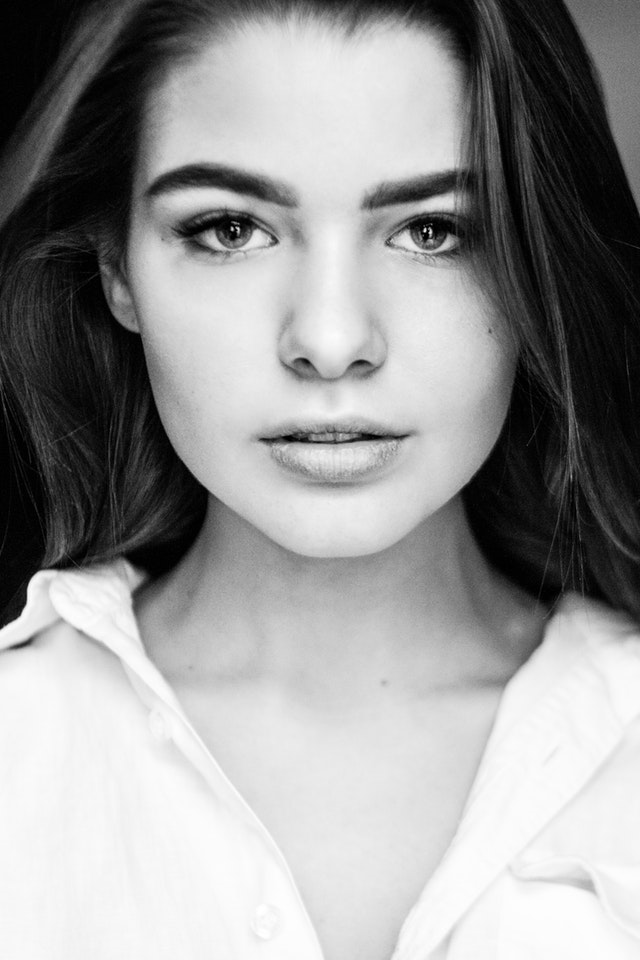
#> input picture sample/woman_face.jpg, 640 x 960 px
$ python eye.py
#> lines starting #> are read from the running program, lines starting #| are printed output that depends on the picture; after the words box and inside, x2 and y2 are one past the last pixel; in counts of white or black regions, pixels touching at a corner belong together
import cv2
import os

baseDir = os.getcwd()
sampleDir = os.path.join(baseDir, os.pardir, "sample")
haarDir = os.path.join(baseDir, os.pardir, "haar", "data", "haarcascades")

faceCascade = cv2.CascadeClassifier(os.path.join(haarDir, "haarcascade_frontalface_default.xml"))
eyeCascade = cv2.CascadeClassifier(os.path.join(haarDir, "haarcascade_eye.xml"))

frame = cv2.imread(os.path.join(sampleDir, "woman_face.jpg"))
#> frame is the input picture: shape (960, 640, 3); min 0, max 255, mean 151.8
frame_gray = cv2.cvtColor(frame, cv2.COLOR_BGR2GRAY)

faces = faceCascade.detectMultiScale(frame_gray, 1.7, 10)
#> faces = [[39, 22, 579, 579]]
print(faces)
#| [[ 39  22 579 579]]

for (x,y,w,h) in faces :
    cv2.rectangle(frame, (x,y), (x+w, y+h), (255, 0, 0), 2)
    roi = frame[y:y+h, x:x+w]
    roiGray = frame_gray[y:y+h, x:x+w]

    eyes = eyeCascade.detectMultiScale(roiGray, 1.5, 5, minSize=(100, 100), maxSize=(150, 150))
    print(eyes)
    for (ex, ey, ew, eh) in eyes :
        cv2.rectangle(roi, (ex, ey), (ex+ew, ey+eh), (0, 255, 0), 2)
#> this loop made 1 pass
#> (x, y, w, h, eyes) on pass 1: (39, 22, 579, 579, [[127, 160, 101, 101], [329, 162, 101, 101]])
#| [[127 160 101 101]
#|  [329 162 101 101]]
#> pass 1, `roi = frame[y:y+h, x:x+w]`:
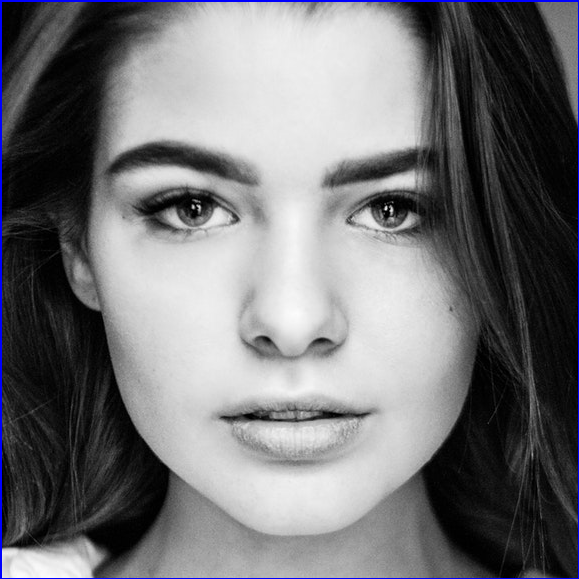
#> roi: shape (579, 579, 3); mean B, G, R 118.7, 116.1, 116.1
#> after the loop:
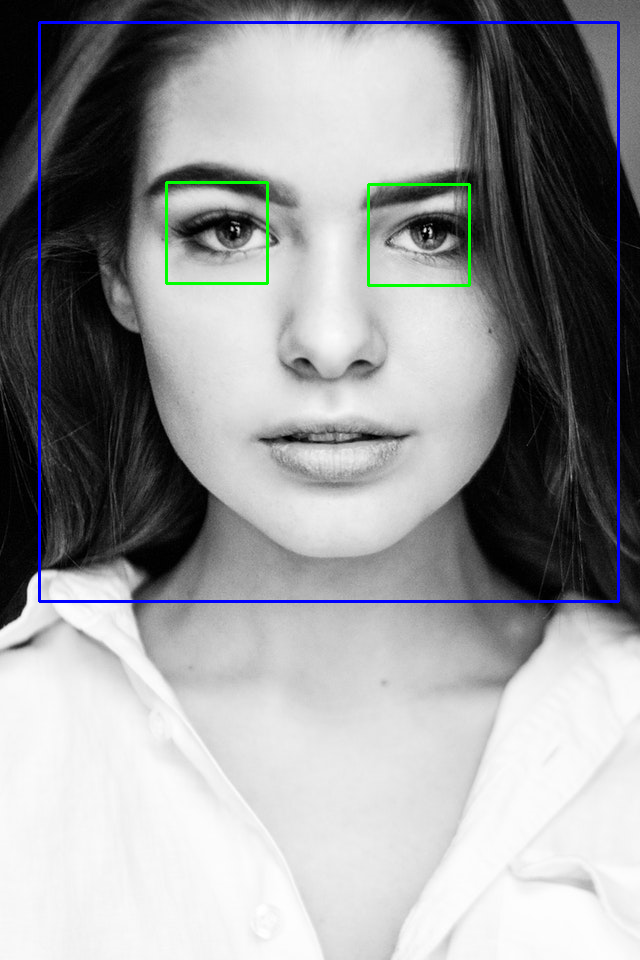
#> frame: shape (960, 640, 3); 1.52% of pixels changed, all inside (x1, y1, x2, y2) = (38, 21, 620, 603)
#> after the loop:
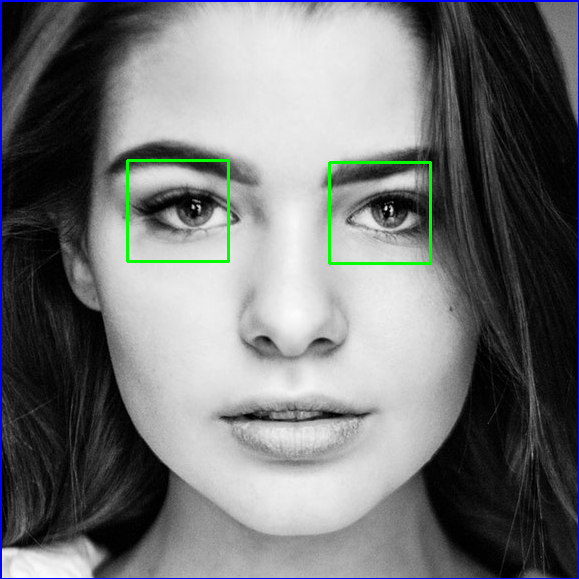
#> roi: shape (579, 579, 3); 0.72% of pixels changed, all inside (x1, y1, x2, y2) = (126, 159, 432, 265)

cv2.imwrite("eyeRecognition.png", frame)
cv2.imwrite("roi.png", roi)
